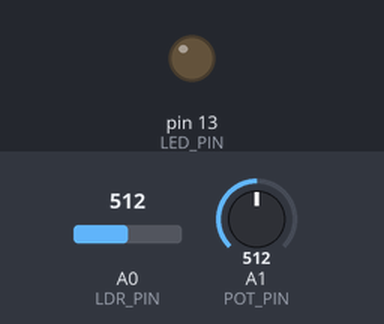
This sketch was run on a simulated Arduino Uno, built with avr-gcc and run on an emulated ATmega328P. Shown: output pins drawn as LEDs (lit = HIGH). Inputs (shaded band) come from the test bench; at power-on: A1 (POT_PIN) = 512, A0 (LDR_PIN) = 512.

Above: at 1.2 s.
1.3 s: A1 (POT_PIN) set to 525
At 2.5 s:
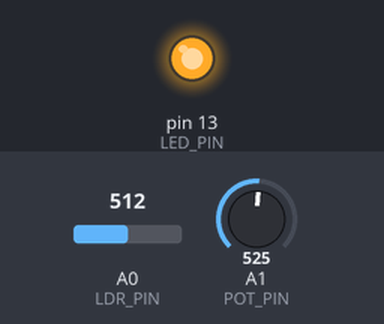
2.8 s: A1 (POT_PIN) set to 511
At 3.9 s:
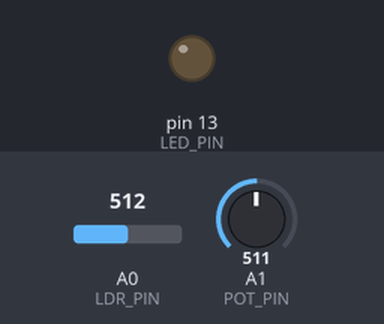
4.3 s: A1 (POT_PIN) set to 716
At 5.0 s:
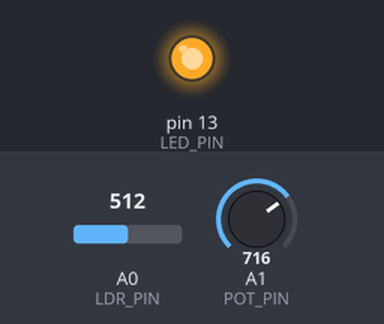
Timing chart, 0 to 7.3 s (numbered marks = the images above; inputs shaded):
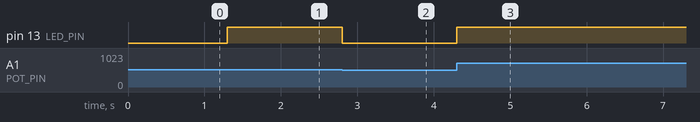

Measured:
- the behaviour switches between 512 and 513 on A1 (POT_PIN) (found by bisection; images 0 and 1)
- after the input at 1.3 s, pin 13 (LED_PIN): LOW → HIGH at once
- after the input at 2.8 s, pin 13 (LED_PIN): HIGH → LOW at once
- after the input at 4.3 s, pin 13 (LED_PIN): LOW → HIGH at once

The sketch:

night_light.ino
```cpp
#define LED_PIN  13
#define LDR_PIN  A0
#define POT_PIN  A1

void setup()
{
  pinMode(LED_PIN, OUTPUT);
}

void loop()
{
  // считываем уровень освещённости. Кстати, объявлять
  // переменную и присваивать ей значение можно разом
  int lightness = analogRead(LDR_PIN);

  // считываем значение с потенциометра, которым мы регулируем
  // пороговое значение между условными темнотой и светом
  int threshold = analogRead(POT_PIN);

  // объявляем логическую переменную и назначаем ей значение
  // «темно ли сейчас». Логические переменные, в отличие от
  // целочисленных, могут содержать лишь одно из двух значений:
  // истину (англ. true) или ложь (англ. false). Такие значения
  // ещё называют булевыми (англ. boolean).
  boolean tooDark = (lightness < threshold);

  // используем ветвление программы: процессор исполнит один из
  // двух блоков кода в зависимости от исполнения условия.
  // Если (англ. «if») слишком темно...
  if (tooDark) {
    // ...включаем освещение
    digitalWrite(LED_PIN, HIGH);
  } else {
    // ...иначе свет не нужен — выключаем его
    digitalWrite(LED_PIN, LOW);
  }
}
```
